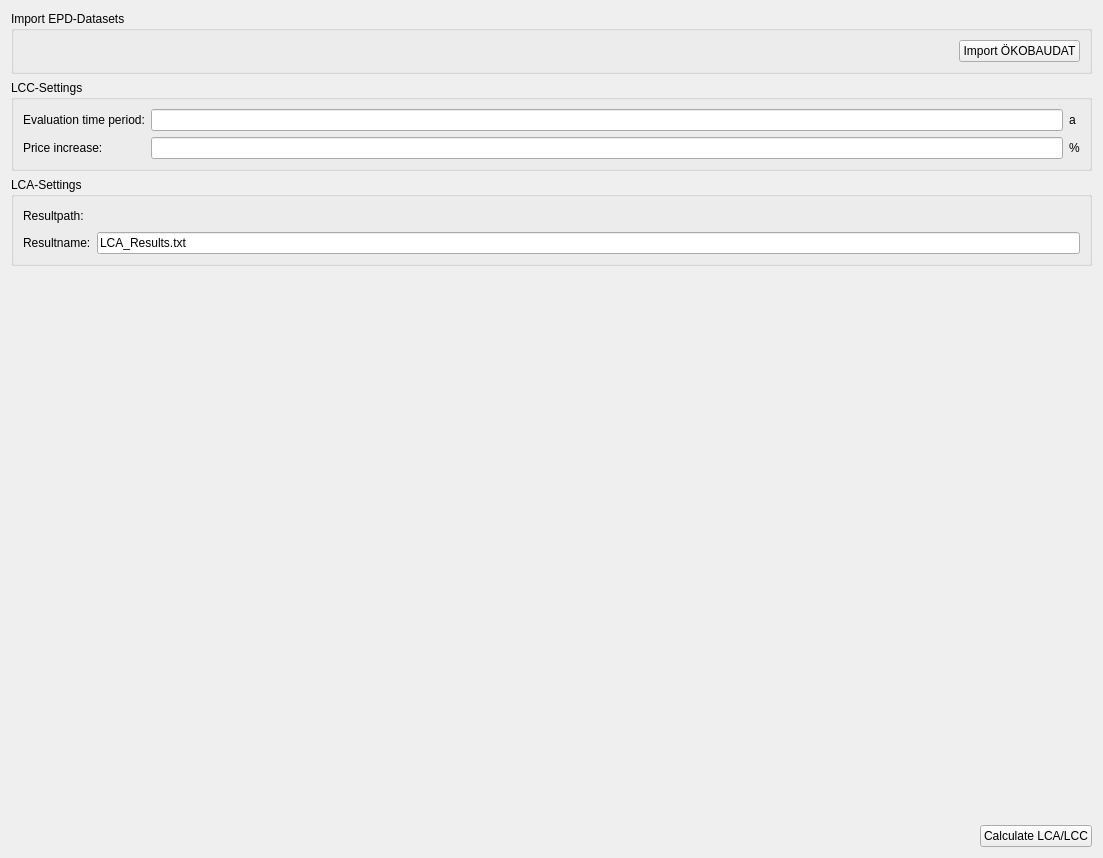
<?xml version="1.0" encoding="UTF-8"?>
<ui version="4.0">
 <class>SVSimulationLCAOptions</class>
 <widget class="QWidget" name="SVSimulationLCAOptions">
  <property name="geometry">
   <rect>
    <x>0</x>
    <y>0</y>
    <width>1103</width>
    <height>858</height>
   </rect>
  </property>
  <property name="windowTitle">
   <string>Form</string>
  </property>
  <layout class="QGridLayout" name="gridLayout_4">
   <item row="1" column="0" colspan="2">
    <widget class="QGroupBox" name="groupBox">
     <property name="title">
      <string>LCC-Settings</string>
     </property>
     <layout class="QGridLayout" name="gridLayout">
      <item row="0" column="0">
       <widget class="QLabel" name="label">
        <property name="text">
         <string>Evaluation time period:</string>
        </property>
       </widget>
      </item>
      <item row="0" column="1">
       <widget class="QLineEdit" name="lineEditTimePeriod"/>
      </item>
      <item row="0" column="2">
       <widget class="QLabel" name="label_3">
        <property name="text">
         <string>a</string>
        </property>
       </widget>
      </item>
      <item row="1" column="0">
       <widget class="QLabel" name="label_2">
        <property name="text">
         <string>Price increase:</string>
        </property>
       </widget>
      </item>
      <item row="1" column="1">
       <widget class="QLineEdit" name="lineEditPriceIncrease"/>
      </item>
      <item row="1" column="2">
       <widget class="QLabel" name="label_4">
        <property name="text">
         <string>%</string>
        </property>
       </widget>
      </item>
     </layout>
    </widget>
   </item>
   <item row="3" column="0" colspan="2">
    <widget class="QGroupBox" name="groupBox_3">
     <property name="title">
      <string>LCA-Settings</string>
     </property>
     <layout class="QGridLayout" name="gridLayout_3" columnstretch="0,1">
      <item row="0" column="0">
       <widget class="QLabel" name="label_5">
        <property name="text">
         <string>Resultpath:</string>
        </property>
       </widget>
      </item>
      <item row="0" column="1">
       <widget class="QtExt::BrowseFilenameWidget" name="filepathResults" native="true">
        <property name="minimumSize">
         <size>
          <width>0</width>
          <height>20</height>
         </size>
        </property>
       </widget>
      </item>
      <item row="1" column="0">
       <widget class="QLabel" name="label_6">
        <property name="text">
         <string>Resultname:</string>
        </property>
       </widget>
      </item>
      <item row="1" column="1">
       <widget class="QLineEdit" name="lineEditResultName">
        <property name="text">
         <string>LCA_Results.txt</string>
        </property>
       </widget>
      </item>
     </layout>
    </widget>
   </item>
   <item row="5" column="0">
    <spacer name="horizontalSpacer">
     <property name="orientation">
      <enum>Qt::Horizontal</enum>
     </property>
     <property name="sizeHint" stdset="0">
      <size>
       <width>40</width>
       <height>20</height>
      </size>
     </property>
    </spacer>
   </item>
   <item row="4" column="0">
    <spacer name="verticalSpacer">
     <property name="orientation">
      <enum>Qt::Vertical</enum>
     </property>
     <property name="sizeHint" stdset="0">
      <size>
       <width>20</width>
       <height>40</height>
      </size>
     </property>
    </spacer>
   </item>
   <item row="5" column="1">
    <widget class="QPushButton" name="pushButtonLcaLcc">
     <property name="text">
      <string>Calculate LCA/LCC</string>
     </property>
    </widget>
   </item>
   <item row="0" column="0" colspan="2">
    <widget class="QGroupBox" name="groupBox_2">
     <property name="title">
      <string>Import EPD-Datasets</string>
     </property>
     <layout class="QGridLayout" name="gridLayout_2" columnstretch="1,0" columnminimumwidth="0,0">
      <item row="0" column="0">
       <widget class="QtExt::BrowseFilenameWidget" name="filepathOekoBauDat" native="true">
        <property name="minimumSize">
         <size>
          <width>0</width>
          <height>20</height>
         </size>
        </property>
       </widget>
      </item>
      <item row="0" column="1">
       <widget class="QPushButton" name="pushButtonImportOkoebaudat">
        <property name="text">
         <string>Import ÖKOBAUDAT</string>
        </property>
       </widget>
      </item>
     </layout>
    </widget>
   </item>
  </layout>
 </widget>
 <customwidgets>
  <customwidget>
   <class>QtExt::BrowseFilenameWidget</class>
   <extends>QWidget</extends>
   <header>QtExt_BrowseFilenameWidget.h</header>
   <container>1</container>
  </customwidget>
 </customwidgets>
 <resources/>
 <connections/>
</ui>
